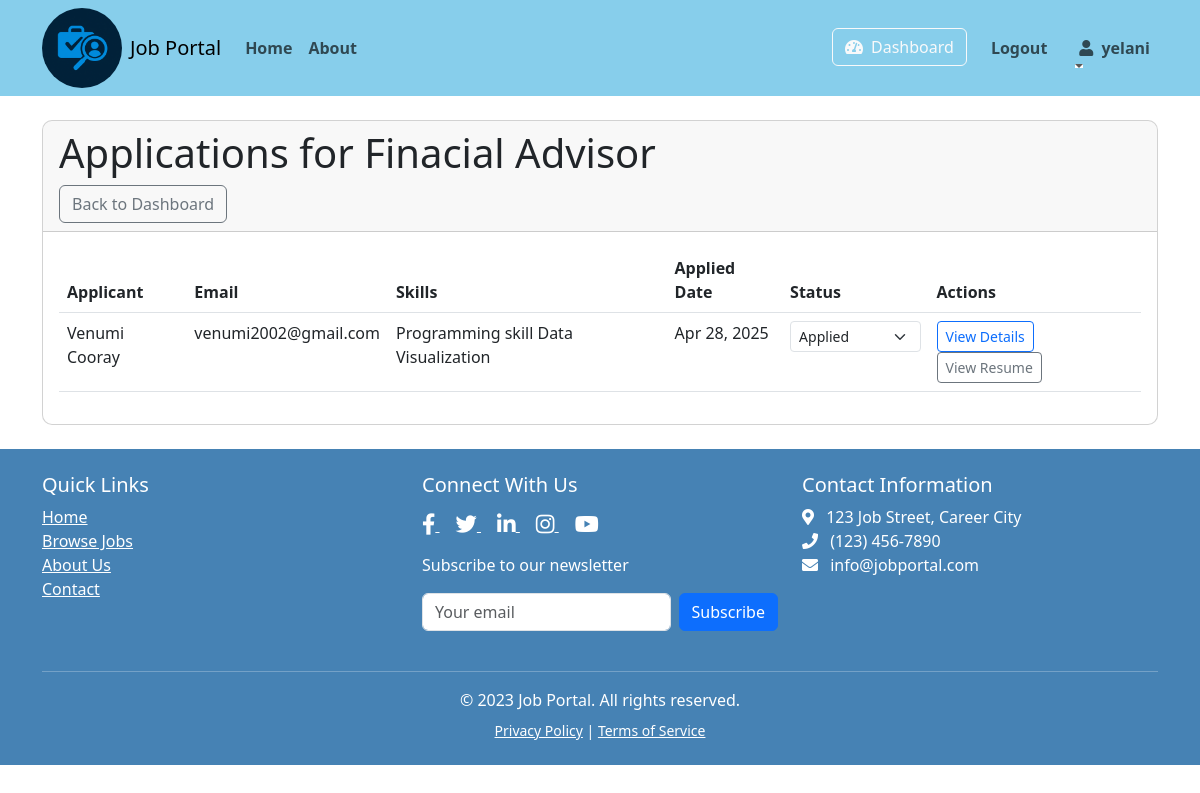
Page /job/3/applications/ (signed in) on the committed database.
### jobs/models.py (models this page shows, shortened)
class Job(models.Model):
    JOB_TYPES = [
        ('FT', 'Full-time'),
        ('PT', 'Part-time'),
        ('CN', 'Contract'),
        ('IN', 'Internship'),
    ]
    company = models.ForeignKey(Company, on_delete=models.CASCADE)
    title = models.CharField(max_length=200)
    description = models.TextField()
    location = models.CharField(max_length=100)
    job_type = models.CharField(max_length=2, choices=JOB_TYPES)
    posted_date = models.DateTimeField(default=timezone.now)
    closing_date = models.DateTimeField()
    is_active = models.BooleanField(default=True)

class Application(models.Model):
    STATUS_CHOICES = [
        ('AP', 'Applied'),
        ('RV', 'Under Review'),
        ('IT', 'Interview'),
        ('RJ', 'Rejected'),
        ('AC', 'Accepted'),
    ]
    job = models.ForeignKey(Job, on_delete=models.CASCADE)
    applicant = models.ForeignKey(JobSeeker, on_delete=models.CASCADE)
    applied_date = models.DateTimeField(default=timezone.now)
    status = models.CharField(max_length=2, choices=STATUS_CHOICES, default='AP')
    cover_letter = models.TextField()
    class Meta:
        unique_together = ('job', 'applicant')

class JobSeeker(models.Model):
    user = models.OneToOneField(User, on_delete=models.CASCADE)
    resume = models.FileField(upload_to='resumes/', blank=True)
    skills = models.TextField(blank=True)
    experience = models.TextField(blank=True)

### jobs/views.py (the view, shortened to what this page needs)
# urls.py: path('job/<int:job_id>/applications/', views.view_applications, name='view_applications'),
@login_required
def view_applications(request, job_id):
    job = get_object_or_404(Job, id=job_id, company=request.user.company)
    applications = Application.objects.filter(job=job).select_related('applicant__user').order_by('-applied_date')
    return render(request, 'jobs/view_applications.html', {
        'job': job,
        'applications': applications
    })

### jobs/templates/jobs/view_applications.html (shortened to what this page needs)
{% extends 'jobs/base.html' %}
{% block content %}
    <div class="card mb-4">
        <div class="card-header">
            <h1>Applications for {{ job.title }}</h1>
            <a href="{% url 'dashboard' %}" class="btn btn-outline-secondary">Back to Dashboard</a>
        </div>
        <div class="card-body">
            {% if applications %}
                <div class="table-responsive">
                    <table class="table table-hover">
                        <thead>
                            <tr>
                                <th>Applicant</th>
                                <th>Email</th>
                                <th>Skills</th>
                                <th>Applied Date</th>
                                <th>Status</th>
                                <th>Actions</th>
                            </tr>
                        </thead>
                        <tbody>
                            {% for application in applications %}
                                <tr>
                                    <td>{{ application.applicant.user.get_full_name }}</td>
                                    <td>{{ application.applicant.user.email }}</td>
                                    <td>{{ application.applicant.skills|truncatechars:50 }}</td>
                                    <td>{{ application.applied_date|date:"M d, Y" }}</td>
                                    <td>
                                        <form method="post" action="{% url 'view_applications' job.id %}" class="d-inline">
                                            <select name="status" class="form-select form-select-sm" onchange="this.form.submit()">
                                                <option value="AP" {% if application.status == 'AP' %}selected{% endif %}>Applied</option>
                                            </select>
                                        </form>
                                    </td>
                                    <td>
                                        <button class="btn btn-sm btn-outline-primary" data-bs-toggle="modal" data-bs-target="#applicationModal{{ application.id }}">
                                            View Details
                                        </button>
                                        <a href="{{ application.applicant.resume.url }}" class="btn btn-sm btn-outline-secondary" target="_blank">
                                            View Resume
                                        </a>
                                    </td>
                                </tr>
                            {% endfor %}
                        </tbody>
                    </table>
                </div>
            {% else %}
                <div class="alert alert-info">No applications have been submitted for this job yet.</div>
            {% endif %}
        </div>
    </div>
{% endblock %}

### jobs/templates/jobs/base.html (shortened to what this page needs)
<!DOCTYPE html>
<html lang="en">
<head>
    <link href="https://cdn.jsdelivr.net/npm/bootstrap@5.3.0/dist/css/bootstrap.min.css" rel="stylesheet">
    <link rel="stylesheet" href="https://cdnjs.cloudflare.com/ajax/libs/font-awesome/5.15.4/css/all.min.css">
</head>
<body>
    <nav class="navbar navbar-expand-lg navbar-light" style="background-color: #87CEEB;">
        <div class="container">
               {% load static %}
            <img src="{% static 'jobs/images/logo.png' %}" alt="Job Portal Logo" height="80" class="me-2" style="border-radius: 50%">
            <a class="navbar-brand" href="{% url 'home' %}">Job Portal</a>
            <div class="collapse navbar-collapse" id="navbarNav">
                <ul class="navbar-nav me-auto">
                    <li class="nav-item">
                        <a class="nav-link" href="{% url 'home' %}">Home</a>
                    </li>
                    <li class="nav-item">
                         <a class="nav-link" href="{% url 'about' %}" >About </a>
                    </li>
                </ul>
                <ul class="navbar-nav">
                    {% if user.is_authenticated %}
                    <li class="nav-item">
                        <a class="btn btn-outline-light" href="{% url 'dashboard' %}">
                            <i class="fas fa-tachometer-alt me-1"></i> Dashboard
                        </a>
                    </li>
                    <li class="nav-item mx-3">
                        <a class="nav-link" href="{% url 'logout' %}">Logout</a>
                    </li>
                    <li class="nav-item">
                        <a class="nav-link dropdown-toggle" href="#" id="navbarDropdown" role="button" data-bs-toggle="dropdown" aria-expanded="false">
                            <i class="fas fa-user me-1"></i>
                            {{ user.username }}
                        </a>
                    </li>
                    {% endif %}
                </ul>
            </div>
        </div>
    </nav>
    <div class="container mt-4">
        {% block content %}{% endblock %}
    </div>
{% block footer %}
<footer class=" text-white pt-4 pb-2" style="background-color: #4682B4;">
    <div class="container">
        <div class="row">
            <div class="col-md-4 mb-4">
                <h5>Quick Links</h5>
                <ul class="list-unstyled">
                    <li><a href="{% url 'home' %}" class="text-white">Home</a></li>
                    <li><a href="{% url 'home' %}" class="text-white">Browse Jobs</a></li>
                    <li><a href="{% url 'home' %}" class="text-white">About Us</a></li>
                    <li><a href="{% url 'home' %}" class="text-white">Contact</a></li>
                </ul>
            </div>
            <div class="col-md-4 mb-4">
                <h5>Connect With Us</h5>
                <div class="social-icons mt-3">
                    <a href="https://facebook.com" class="text-white me-3" target="_blank">
                        <i class="fab fa-facebook-f fa-lg"></i>
                    </a>
                    <a href="https://twitter.com" class="text-white me-3" target="_blank">
                        <i class="fab fa-twitter fa-lg"></i>
                    </a>
                    <a href="https://linkedin.com" class="text-white me-3" target="_blank">
                        <i class="fab fa-linkedin-in fa-lg"></i>
                    </a>
                    <a href="https://instagram.com" class="text-white me-3" target="_blank">
                        <i class="fab fa-instagram fa-lg"></i>
                    </a>
                    <a href="https://youtube.com" class="text-white" target="_blank">
                        <i class="fab fa-youtube fa-lg"></i>
                    </a>
                </div>
                <div class="mt-3">
                    <p>Subscribe to our newsletter</p>
                    <form class="d-flex">
                        <input type="email" class="form-control me-2" placeholder="Your email">
                        <button class="btn btn-primary" type="submit">Subscribe</button>
                    </form>
                </div>
            </div>
            <div class="col-md-4 mb-4">
                <h5>Contact Information</h5>
                <ul class="list-unstyled">
                    <li><i class="fas fa-map-marker-alt me-2"></i> 123 Job Street, Career City</li>
                    <li><i class="fas fa-phone me-2"></i> (123) 456-7890</li>
                    <li><i class="fas fa-envelope me-2"></i> info@jobportal.com</li>
                </ul>
            </div>
        </div>
        <hr class="bg-light">
        <div class="text-center">
            <p class="mb-0">&copy; 2023 Job Portal. All rights reserved.</p>
            <p class="small mt-2">
                <a href="#" class="text-white">Privacy Policy</a> |
                <a href="#" class="text-white">Terms of Service</a>
            </p>
        </div>
    </div>
</footer>
    {% endblock %}
</body>
</html>

### jobs/templates/jobs/base.html (style rules this page uses)
.navbar-nav .nav-link { transition: all 0.3s ease; position: relative; font-weight: 600; }
.navbar-nav .nav-link::after { content: ''; position: absolute; width: 0; height: 2px; bottom: 0; left: 0; background-color: white; transition: width 0.3s ease; }
.card { border-radius: 10px; overflow: hidden; }

### rows in the picture
Job: title "Finacial Advisor"
Application: applicant.user.get_full_name "Venumi Cooray", applicant.user.email "venumi2002@gmail.com", applicant.skills "Programming skill Data Visualization", applied_date "Apr 28, 2025", status "Applied"

### other values in the picture
{{ user.username }} "yelani"
